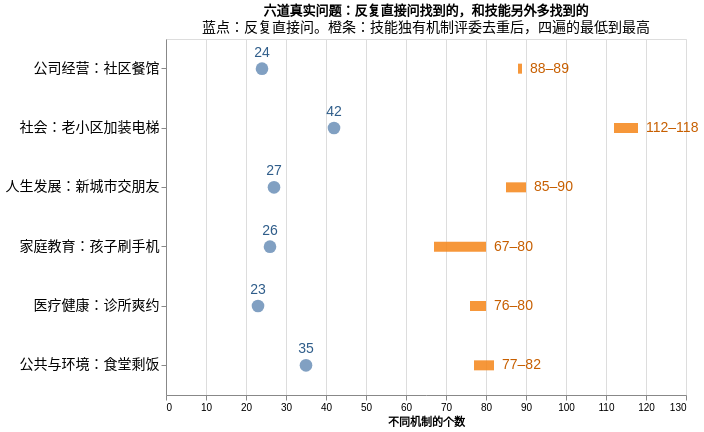

The Vega-Lite source for this figure:
### Vega-Lite specification from a JSON file in a GitHub repository (floating-point values rounded to 4 significant figures)
{"usermeta": {"fig": {"content": "data", "style": "cool-clean", "candidates": ["cool-clean"], "why": "计数取自结果文件", "surface": "repo-doc"}}, "title": {"text": "六道真实问题：反复直接问找到的，和技能另外多找到的", "subtitle": "蓝点：反复直接问。橙条：技能独有机制评委去重后，四遍的最低到最高", "subtitleFontSize": 14}, "width": 520, "height": 356, "data": {"values": [{"row": "公司经营：社区餐馆", "plain": 24, "low": 88, "high": 89, "range": "88–89"}, {"row": "社会：老小区加装电梯", "plain": 42, "low": 112, "high": 118, "range": "112–118"}, {"row": "人生发展：新城市交朋友", "plain": 27, "low": 85, "high": 90, "range": "85–90"}, {"row": "家庭教育：孩子刷手机", "plain": 26, "low": 67, "high": 80, "range": "67–80"}, {"row": "医疗健康：诊所爽约", "plain": 23, "low": 76, "high": 80, "range": "76–80"}, {"row": "公共与环境：食堂剩饭", "plain": 35, "low": 77, "high": 82, "range": "77–82"}]}, "layer": [{"mark": {"type": "rule", "strokeWidth": 10, "color": "#F58518", "opacity": 0.85}, "encoding": {"y": {"field": "row", "type": "nominal", "title": null, "sort": ["公司经营：社区餐馆", "社会：老小区加装电梯", "人生发展：新城市交朋友", "家庭教育：孩子刷手机", "医疗健康：诊所爽约", "公共与环境：食堂剩饭"], "axis": {"labelFontSize": 14, "labelLimit": 520}}, "x": {"field": "low", "type": "quantitative", "title": "不同机制的个数", "scale": {"domain": [0, 130]}}, "x2": {"field": "high"}}}, {"mark": {"type": "text", "dx": 8, "align": "left", "fontSize": 14, "color": "#C75F00"}, "encoding": {"y": {"field": "row", "type": "nominal", "title": null, "sort": ["公司经营：社区餐馆", "社会：老小区加装电梯", "人生发展：新城市交朋友", "家庭教育：孩子刷手机", "医疗健康：诊所爽约", "公共与环境：食堂剩饭"], "axis": {"labelFontSize": 14, "labelLimit": 520}}, "x": {"field": "high", "type": "quantitative"}, "text": {"field": "range"}}}, {"mark": {"type": "point", "filled": true, "size": 160, "color": "#4C78A8"}, "encoding": {"y": {"field": "row", "type": "nominal", "title": null, "sort": ["公司经营：社区餐馆", "社会：老小区加装电梯", "人生发展：新城市交朋友", "家庭教育：孩子刷手机", "医疗健康：诊所爽约", "公共与环境：食堂剩饭"], "axis": {"labelFontSize": 14, "labelLimit": 520}}, "x": {"field": "plain", "type": "quantitative"}}}, {"mark": {"type": "text", "dy": -16, "fontSize": 14, "color": "#2F5D8A"}, "encoding": {"y": {"field": "row", "type": "nominal", "title": null, "sort": ["公司经营：社区餐馆", "社会：老小区加装电梯", "人生发展：新城市交朋友", "家庭教育：孩子刷手机", "医疗健康：诊所爽约", "公共与环境：食堂剩饭"], "axis": {"labelFontSize": 14, "labelLimit": 520}}, "x": {"field": "plain", "type": "quantitative"}, "text": {"field": "plain"}}}]}
